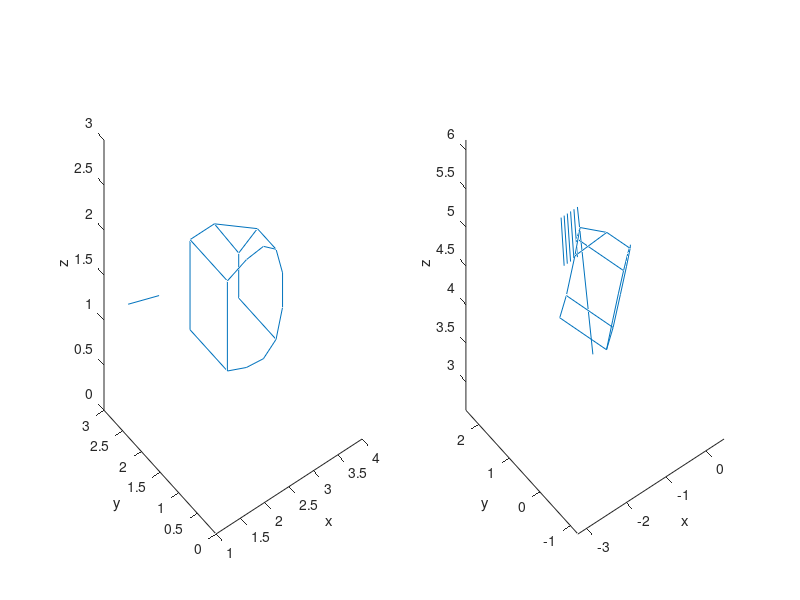

The MATLAB source for this figure:
X = [2 1 2 1;3 1 2 1;3 1.5 2 1;2.5 2 2 1;2 2 2 1;2 1 1 1;3 1 1 1;3 2 1 1;2 2 1 1;3 2 1.5 1];
p1=1;t2 = sqrt((X(2,1) -X(1,1))^2 + (X(2,2) -X(1,2))^2 + (X(2,3) -X(1,3))^2);
p2=2;
t3 = sqrt((X(7,1) -X(2,1))^2 + (X(7,2) -X(2,2))^2 + (X(7,3) -X(2,3))^2);
p3=7;
t4 = sqrt((X(6,1) -X(7,1))^2 + (X(6,2) -X(7,2))^2 + (X(6,3) -X(7,3))^2);
p4=6;
G=[1 0.5 0 0 ;t3 2*(t2 + t3) t2 0 ;0 t4 2*(t3 + t4) t3 ;0 0  2 4]\[(3/(2*t2))*(X(p2,1)-X(p1,1))  (3/(2*t2))*(X(p2,2)-X(p1,2)) (3/(2*t2))*(X(p2,3)-X(p1,3));(3/(t2*t3))*(t2^2*(X(p3,1)-X(p2,1))+t3^2*(X(p2,1)-X(p1,1))) (3/(t2*t3))*(t2^2*(X(p3,2)-X(p2,2))+t3^2*(X(p2,2)-X(p1,2))) (3/(t2*t3))*(t2^2*(X(p3,3)-X(p2,3))+t3^2*(X(p2,3)-X(p1,3)));(3/(t3*t4))*(t3^2*(X(p4,1)-X(p3,1))+t4^2*(X(p3,1)-X(p2,1))) (3/(t3*t4))*(t3^2*(X(p4,2)-X(p3,2))+t4^2*(X(p3,2)-X(p2,2))) (3/(t3*t4))*(t3^2*(X(p4,3)-X(p3,3))+t4^2*(X(p3,3)-X(p2,3)));(6/t4)*(X(p4,1)-X(p3,1)) (6/t4)*(X(p4,2)-X(p3,2)) (6/t4)*(X(p4,3)-X(p3,3))];
P = [X(1,1) X(1,2) X(1,3);
[2*(1/3)^3-3*(1/3)^2+1 (-2*(1/3)^3+3*(1/3)^2) (1/3)*((1/3)^2-2*(1/3)+1)*t2 (1/3)*((1/3)^2-(1/3))*t2]*[X(p1,1) X(p1,2) X(p1,3); X(p2,1) X(p2,2) X(p2,3);G(1,1) G(1,2) G(1,3); G(2,1) G(2,2) G(2,3)];
[2*(2/3)^3-3*(2/3)^2+1 (-2*(2/3)^3+3*(2/3)^2) (2/3)*((2/3)^2-2*(2/3)+1)*t2 (2/3)*((2/3)^2-(2/3))*t2]*[X(p1,1) X(p1,2) X(p1,3); X(p2,1) X(p2,2) X(p2,3);G(1,1) G(1,2) G(1,3); G(2,1) G(2,2) G(2,3)];
X(2,1) X(2,2) X(2,3);[2*(1/3)^3-3*(1/3)^2+1 (-2*(1/3)^3+3*(1/3)^2) (1/3)*((1/3)^2-2*(1/3)+1)*t3 (1/3)*((1/3)^2-(1/3))*t3]*[X(p2,1) X(p2,2) X(p2,3); X(p3,1) X(p3,2) X(p3,3);G(2,1) G(2,2) G(2,3); G(3,1) G(3,2) G(3,3)];
[2*(2/3)^3-3*(2/3)^2+1 (-2*(2/3)^3+3*(2/3)^2) (2/3)*((2/3)^2-2*(2/3)+1)*t3 (2/3)*((2/3)^2-(2/3))*t3]*[X(p2,1) X(p2,2) X(p2,3); X(p3,1) X(p3,2) X(p3,3);G(2,1) G(2,2) G(2,3); G(3,1) G(3,2) G(3,3)];
X(7,1) X(7,2) X(7,3);[2*(1/3)^3-3*(1/3)^2+1 (-2*(1/3)^3+3*(1/3)^2) (1/3)*((1/3)^2-2*(1/3)+1)*t4 (1/3)*((1/3)^2-(1/3))*t4]*[X(p3,1) X(p3,2) X(p3,3); X(p4,1) X(p4,2) X(p4,3);G(3,1) G(3,2) G(3,3); G(4,1) G(4,2) G(4,3)];
[2*(2/3)^3-3*(2/3)^2+1 (-2*(2/3)^3+3*(2/3)^2) (2/3)*((2/3)^2-2*(2/3)+1)*t4 (2/3)*((2/3)^2-(2/3))*t4]*[X(p3,1) X(p3,2) X(p3,3); X(p4,1) X(p4,2) X(p4,3);G(3,1) G(3,2) G(3,3); G(4,1) G(4,2) G(4,3)];
X(6,1) X(6,2) X(6,3)];
subplot(1,2,1);X1=[P(1,1) P(2,1)];Y1=[P(1,2) P(2,2)];Z1=[P(1,3) P(2,3)];line(X1,Y1,Z1);
X1=[P(2,1) P(3,1)];Y1=[P(2,2) P(3,2)];Z1=[P(2,3) P(3,3)];line(X1,Y1,Z1);
X1=[P(3,1) P(4,1)];Y1=[P(3,2) P(4,2)];Z1=[P(3,3) P(4,3)];line(X1,Y1,Z1);
X1=[P(4,1) P(5,1)];Y1=[P(4,2) P(5,2)];Z1=[P(4,3) P(5,3)];line(X1,Y1,Z1);
X1=[P(5,1) P(6,1)];Y1=[P(5,2) P(6,2)];Z1=[P(5,3) P(6,3)];line(X1,Y1,Z1);
X1=[P(6,1) P(7,1)];Y1=[P(6,2) P(7,2)];Z1=[P(6,3) P(7,3)];line(X1,Y1,Z1);
X1=[P(7,1) P(8,1)];Y1=[P(7,2) P(8,2)];Z1=[P(7,3) P(8,3)];line(X1,Y1,Z1);
X1=[P(8,1) P(9,1)];Y1=[P(8,2) P(9,2)];Z1=[P(8,3) P(9,3)];line(X1,Y1,Z1);
X1=[P(9,1) P(10,1)];Y1=[P(9,2) P(10,2)];Z1=[P(9,3) P(10,3)];line(X1,Y1,Z1);
view(3);hold on;
X1=[X(1,1) X(5,1)];Y1=[X(1,2) X(5,2)];Z1=[X(1,3) X(5,3)];
line(X1,Y1,Z1);
X1=[X(1,1) X(6,1)];Y1=[X(1,2) X(6,2)];Z1=[X(1,3) X(6,3)];
line(X1,Y1,Z1);
X1=[X(2,1) X(3,1)];Y1=[X(2,2) X(3,2)];Z1=[X(2,3) X(3,3)];
line(X1,Y1,Z1);
X1=[X(3,1) X(4,1)];Y1=[X(3,2) X(4,2)];Z1=[X(3,3) X(4,3)];
line(X1,Y1,Z1);
X1=[X(3,1) X(10,1)];Y1=[X(3,2) X(10,2)];Z1=[X(3,3) X(10,3)];
line(X1,Y1,Z1);
X1=[X(4,1) X(5,1)];Y1=[X(4,2) X(5,2)];Z1=[X(4,3) X(5,3)];
line(X1,Y1,Z1);
X1=[X(4,1) X(10,1)];Y1=[X(4,2) X(10,2)];Z1=[X(4,3) X(10,3)];
line(X1,Y1,Z1);
X1=[X(5,1) X(9,1)];Y1=[X(5,2) X(9,2)];Z1=[X(5,3) X(9,3)];
line(X1,Y1,Z1);
X1=[X(6,1) X(9,1)];Y1=[X(6,2) X(9,2)];Z1=[X(6,3) X(9,3)];
line(X1,Y1,Z1);
X1=[X(7,1) X(8,1)];Y1=[X(7,2) X(8,2)];Z1=[X(7,3) X(8,3)];
line(X1,Y1,Z1);
X1=[X(9,1) X(8,1)];Y1=[X(9,2) X(8,2)];Z1=[X(9,3) X(8,3)];
a=1;thetamax=sqrt(X1(2)/a);thetamin=sqrt(X1(1)/a);dtheta=(thetamax-thetamin)/7;
Y1=[2*a*thetamin 0];
XAUX=[X1(1) 2*a*thetamin 0 1];
for t=2:1:7
	XAUX(t,1)=XAUX(t-1,1)+XAUX(t-1,2)*dtheta+dtheta^2;
	XAUX(t,2)=XAUX(t-1,2)+2*dtheta;
	XAUX(t,3)=0;XAUX(t,4)=1;
end;
XAUX = XAUX * [1 0 0 0;0 1 0 0;0 0 1 0;2 2 1 1]*[cos(10) 0 -sin(10) 0;0 1 0 0;sin(10) 0 cos(10) 0;0 0 0 1 ];
for t=2:1:7
	X1(2)=XAUX(t,1);
	Y1(2)=XAUX(t,2);
	line(X1,Y1,Z1);
	X1(1)=X1(2);
	Y1(1)=Y1(2);
end;

X1=[X(8,1) X(10,1)];Y1=[X(8,2) X(10,2)];Z1=[X(8,3) X(10,3)];
line(X1,Y1,Z1);
xlim([min(X(:,1))-1 max(X(:,1))+1]);ylim([min(X(:,2))-1 max(X(:,2))+1]);zlim([min(X(:,3))-1 max(X(:,3))+1]);xlabel('x');ylabel('y');zlabel('z');
C=[(3 - 2) (2 - 1) (2 - 1)]./sqrt((3 - 2)^2+(2 - 1)^2+(2 - 1)^2);XP = X*[1 0 0 0;0 1 0 0;0 0 1 0;2 1 1 1]*[1 0 0 0;0 cos(acos(C(2)/sqrt(C(1)^2+C(2)^2))) sin(acos(C(2)/sqrt(C(1)^2+C(2)^2))) 0;0 -sin(acos(C(2)/sqrt(C(1)^2+C(2)^2))) cos(acos(C(2)/sqrt(C(1)^2+C(2)^2))) 0;0 0 0 1 ]*[cos(-asin(C(1))) sin(-asin(C(1))) 0 0;-sin(-asin(C(1))) cos(-asin(C(1))) 0 0;0 0 1 0;0 0 0 1 ]*[cos(-45) 0 -sin(-45) 0;0 1 0 0;sin(-45) 0 cos(-45) 0;0 0 0 1 ]*inv([cos(-asin(C(1))) sin(-asin(C(1))) 0 0;-sin(-asin(C(1))) cos(-asin(C(1))) 0 0;0 0 1 0;0 0 0 1 ])*inv([1 0 0 0;0 cos(acos(C(2)/sqrt(C(1)^2+C(2)^2))) sin(acos(C(2)/sqrt(C(1)^2+C(2)^2))) 0;0 -sin(acos(C(2)/sqrt(C(1)^2+C(2)^2))) cos(acos(C(2)/sqrt(C(1)^2+C(2)^2))) 0;0 0 0 1 ])*inv([1 0 0 0;0 1 0 0;0 0 1 0;2 1 1 1])
p1=1;t2 = sqrt((XP(2,1) -XP(1,1))^2 + (XP(2,2) -XP(1,2))^2 + (XP(2,3) -XP(1,3))^2);
p2=2;
t3 = sqrt((XP(7,1) -XP(2,1))^2 + (XP(7,2) -XP(2,2))^2 + (XP(7,3) -XP(2,3))^2);
p3=7;
t4 = sqrt((XP(6,1) -XP(7,1))^2 + (XP(6,2) -XP(7,2))^2 + (XP(6,3) -XP(7,3))^2);
p4=6;
G=[1 0.5 0 0 ;t3 2*(t2 + t3) t2 0 ;0 t4 2*(t3 + t4) t3 ;0 0  2 4]\[(3/(2*t2))*(XP(p2,1)-XP(p1,1))  (3/(2*t2))*(XP(p2,2)-XP(p1,2)) (3/(2*t2))*(XP(p2,3)-XP(p1,3));(3/(t2*t3))*(t2^2*(XP(p3,1)-XP(p2,1))+t3^2*(XP(p2,1)-XP(p1,1))) (3/(t2*t3))*(t2^2*(XP(p3,2)-XP(p2,2))+t3^2*(XP(p2,2)-XP(p1,2))) (3/(t2*t3))*(t2^2*(XP(p3,3)-XP(p2,3))+t3^2*(XP(p2,3)-XP(p1,3)));(3/(t3*t4))*(t3^2*(XP(p4,1)-XP(p3,1))+t4^2*(XP(p3,1)-XP(p2,1))) (3/(t3*t4))*(t3^2*(XP(p4,2)-XP(p3,2))+t4^2*(XP(p3,2)-XP(p2,2))) (3/(t3*t4))*(t3^2*(XP(p4,3)-XP(p3,3))+t4^2*(XP(p3,3)-XP(p2,3)));(6/t4)*(XP(p4,1)-XP(p3,1)) (6/t4)*(XP(p4,2)-XP(p3,2)) (6/t4)*(XP(p4,3)-XP(p3,3))];
P = [XP(1,1) XP(1,2) XP(1,3);
[2*(1/3)^3-3*(1/3)^2+1 (-2*(1/3)^3+3*(1/3)^2) (1/3)*((1/3)^2-2*(1/3)+1)*t2 (1/3)*((1/3)^2-(1/3))*t2]*[XP(p1,1) XP(p1,2) XP(p1,3); XP(p2,1) XP(p2,2) XP(p2,3);G(1,1) G(1,2) G(1,3); G(2,1) G(2,2) G(2,3)];
[2*(2/3)^3-3*(2/3)^2+1 (-2*(2/3)^3+3*(2/3)^2) (2/3)*((2/3)^2-2*(2/3)+1)*t2 (2/3)*((2/3)^2-(2/3))*t2]*[XP(p1,1) XP(p1,2) XP(p1,3); XP(p2,1) XP(p2,2) XP(p2,3);G(1,1) G(1,2) G(1,3); G(2,1) G(2,2) G(2,3)];
XP(2,1) XP(2,2) XP(2,3);[2*(1/3)^3-3*(1/3)^2+1 (-2*(1/3)^3+3*(1/3)^2) (1/3)*((1/3)^2-2*(1/3)+1)*t3 (1/3)*((1/3)^2-(1/3))*t3]*[XP(p2,1) XP(p2,2) XP(p2,3); XP(p3,1) XP(p3,2) XP(p3,3);G(2,1) G(2,2) G(2,3); G(3,1) G(3,2) G(3,3)];
[2*(2/3)^3-3*(2/3)^2+1 (-2*(2/3)^3+3*(2/3)^2) (2/3)*((2/3)^2-2*(2/3)+1)*t3 (2/3)*((2/3)^2-(2/3))*t3]*[XP(p2,1) XP(p2,2) XP(p2,3); XP(p3,1) XP(p3,2) XP(p3,3);G(2,1) G(2,2) G(2,3); G(3,1) G(3,2) G(3,3)];
XP(7,1) XP(7,2) XP(7,3);[2*(1/3)^3-3*(1/3)^2+1 (-2*(1/3)^3+3*(1/3)^2) (1/3)*((1/3)^2-2*(1/3)+1)*t4 (1/3)*((1/3)^2-(1/3))*t4]*[XP(p3,1) XP(p3,2) XP(p3,3); XP(p4,1) XP(p4,2) XP(p4,3);G(3,1) G(3,2) G(3,3); G(4,1) G(4,2) G(4,3)];
[2*(2/3)^3-3*(2/3)^2+1 (-2*(2/3)^3+3*(2/3)^2) (2/3)*((2/3)^2-2*(2/3)+1)*t4 (2/3)*((2/3)^2-(2/3))*t4]*[XP(p3,1) XP(p3,2) XP(p3,3); XP(p4,1) XP(p4,2) XP(p4,3);G(3,1) G(3,2) G(3,3); G(4,1) G(4,2) G(4,3)];
XP(6,1) XP(6,2) XP(6,3)];
subplot(1,2,2);X1=[P(1,1) P(2,1)];Y1=[P(1,2) P(2,2)];Z1=[P(1,3) P(2,3)];line(X1,Y1,Z1);
X1=[P(2,1) P(3,1)];Y1=[P(2,2) P(3,2)];Z1=[P(2,3) P(3,3)];line(X1,Y1,Z1);
X1=[P(3,1) P(4,1)];Y1=[P(3,2) P(4,2)];Z1=[P(3,3) P(4,3)];line(X1,Y1,Z1);
X1=[P(4,1) P(5,1)];Y1=[P(4,2) P(5,2)];Z1=[P(4,3) P(5,3)];line(X1,Y1,Z1);
X1=[P(5,1) P(6,1)];Y1=[P(5,2) P(6,2)];Z1=[P(5,3) P(6,3)];line(X1,Y1,Z1);
X1=[P(6,1) P(7,1)];Y1=[P(6,2) P(7,2)];Z1=[P(6,3) P(7,3)];line(X1,Y1,Z1);
X1=[P(7,1) P(8,1)];Y1=[P(7,2) P(8,2)];Z1=[P(7,3) P(8,3)];line(X1,Y1,Z1);
X1=[P(8,1) P(9,1)];Y1=[P(8,2) P(9,2)];Z1=[P(8,3) P(9,3)];line(X1,Y1,Z1);
X1=[P(9,1) P(10,1)];Y1=[P(9,2) P(10,2)];Z1=[P(9,3) P(10,3)];line(X1,Y1,Z1);
view(3);hold on;
X1=[XP(1,1) XP(5,1)];Y1=[XP(1,2) XP(5,2)];Z1=[XP(1,3) XP(5,3)];
line(X1,Y1,Z1);
X1=[XP(1,1) XP(6,1)];Y1=[XP(1,2) XP(6,2)];Z1=[XP(1,3) XP(6,3)];
line(X1,Y1,Z1);
X1=[XP(2,1) XP(3,1)];Y1=[XP(2,2) XP(3,2)];Z1=[XP(2,3) XP(3,3)];
line(X1,Y1,Z1);
X1=[XP(3,1) XP(4,1)];Y1=[XP(3,2) XP(4,2)];Z1=[XP(3,3) XP(4,3)];
line(X1,Y1,Z1);
X1=[XP(3,1) XP(10,1)];Y1=[XP(3,2) XP(10,2)];Z1=[XP(3,3) XP(10,3)];
line(X1,Y1,Z1);
X1=[XP(4,1) XP(5,1)];Y1=[XP(4,2) XP(5,2)];Z1=[XP(4,3) XP(5,3)];
line(X1,Y1,Z1);
X1=[XP(4,1) XP(10,1)];Y1=[XP(4,2) XP(10,2)];Z1=[XP(4,3) XP(10,3)];
line(X1,Y1,Z1);
X1=[XP(5,1) XP(9,1)];Y1=[XP(5,2) XP(9,2)];Z1=[XP(5,3) XP(9,3)];
line(X1,Y1,Z1);
X1=[XP(6,1) XP(9,1)];Y1=[XP(6,2) XP(9,2)];Z1=[XP(6,3) XP(9,3)];
line(X1,Y1,Z1);
X1=[XP(7,1) XP(8,1)];Y1=[XP(7,2) XP(8,2)];Z1=[XP(7,3) XP(8,3)];
line(X1,Y1,Z1);
X1=[XP(9,1) XP(8,1)];Y1=[XP(9,2) XP(8,2)];Z1=[XP(9,3) XP(8,3)];
a=1;thetamax=sqrt(X1(2)/a);thetamin=sqrt(X1(1)/a);dtheta=(thetamax-thetamin)/7;
Y1=[2*a*thetamin 0];
XAUX=[X1(1) 2*a*thetamin 0 1];
for t=2:1:7
	XAUX(t,1)=XAUX(t-1,1)+XAUX(t-1,2)*dtheta+dtheta^2;
	XAUX(t,2)=XAUX(t-1,2)+2*dtheta;
	XAUX(t,3)=0;XAUX(t,4)=1;
end;
XAUX = XAUX * [1 0 0 0;0 1 0 0;0 0 1 0;2 2 1 1]*[cos(10) 0 -sin(10) 0;0 1 0 0;sin(10) 0 cos(10) 0;0 0 0 1 ];
for t=2:1:7
	X1(2)=XAUX(t,1);
	Y1(2)=XAUX(t,2);
	line(X1,Y1,Z1);
	X1(1)=X1(2);
	Y1(1)=Y1(2);
end;

X1=[XP(8,1) XP(10,1)];Y1=[XP(8,2) XP(10,2)];Z1=[XP(8,3) XP(10,3)];
line(X1,Y1,Z1);
xlim([min(XP(:,1))-1 max(XP(:,1))+1]);ylim([min(XP(:,2))-1 max(XP(:,2))+1]);zlim([min(XP(:,3))-1 max(XP(:,3))+1]);xlabel('x');ylabel('y');zlabel('z');